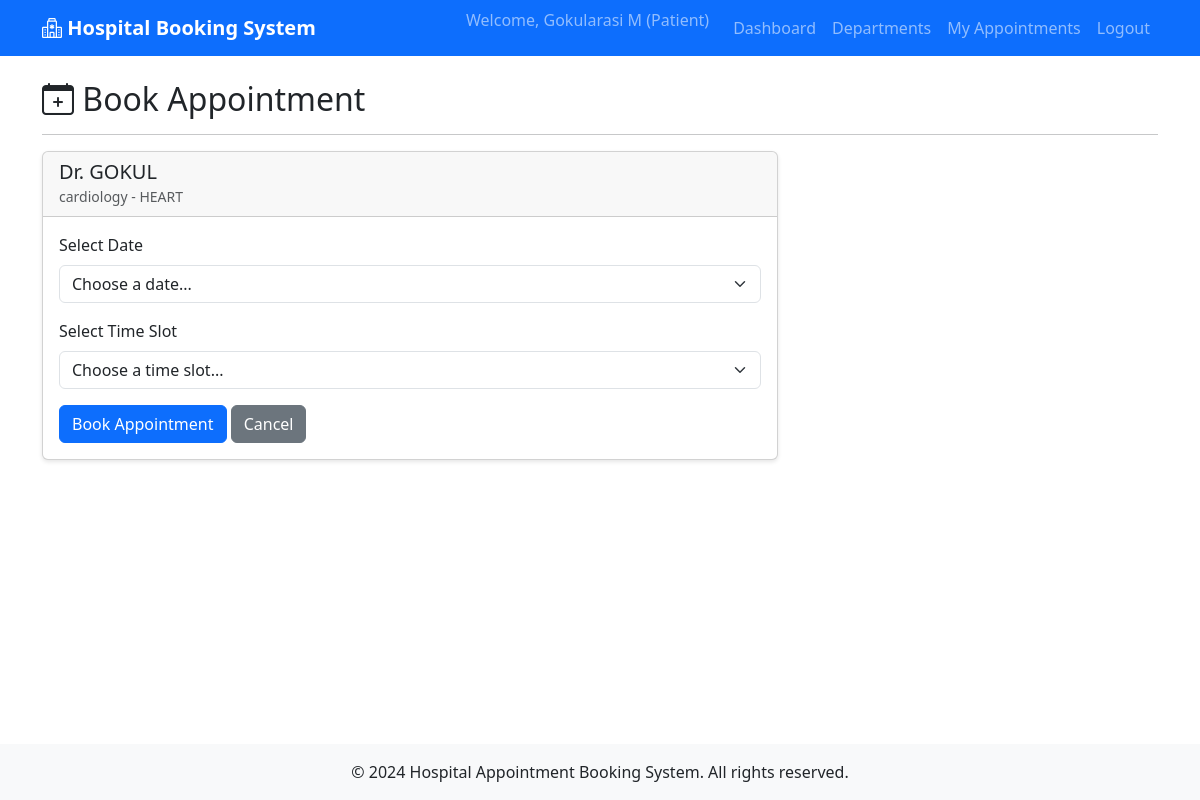
/patient/book/1 (signed in), run on the app's committed database.
### app/models/doctor.py (models this page shows, shortened)
class Doctor(db.Model):
    __tablename__ = 'doctors'
    id = db.Column(db.Integer, primary_key=True)
    name = db.Column(db.String(100), nullable=False)
    department = db.Column(db.String(100), nullable=False)
    specialization = db.Column(db.String(200), nullable=False)
    user_id = db.Column(db.Integer, db.ForeignKey('users.id'), nullable=True)
    availabilities = db.relationship('Availability', backref='doctor', lazy=True, cascade='all, delete-orphan')
    appointments = db.relationship('Appointment', backref='doctor', lazy=True)
    appointments = db.relationship(
    'Appointment',
    back_populates='doctor',
    cascade='all, delete'
)

### app/routes/patient.py (the view, shortened to what this page needs)
@patient_bp.route('/book/<int:doctor_id>', methods=['GET', 'POST'])
@login_required
def book_appointment(doctor_id):
    doctor = Doctor.query.get_or_404(doctor_id)
    patient_id = session.get('user_id')
    today = date.today()
    available_dates = []
    for i in range(30):
        check_date = today + timedelta(days=i)
        availabilities = Availability.query.filter_by(
            doctor_id=doctor_id,
            date=check_date,
            is_available=True
        ).all()
        if availabilities:
            available_dates.append({
                'date': check_date.strftime('%Y-%m-%d'),
                'date_obj': check_date,
                'slots': [av.time_slot for av in availabilities]
            })
    return render_template('patient/book_appointment.html', doctor=doctor, available_dates=available_dates)

### app/routes/patient.py (called while the page is built)
def login_required(f):
    @wraps(f)
    def decorated_function(*args, **kwargs):
        if 'user_id' not in session or session.get('user_role') != 'patient':
            flash('Please login as a patient to access this page', 'error')
            return redirect(url_for('auth.login'))
        return f(*args, **kwargs)
    return decorated_function

### app/templates/patient/book_appointment.html (shortened to what this page needs)
{% extends "base.html" %}
{% block content %}
<div class="row">
    <div class="col-md-12">
        <h2><i class="bi bi-calendar-plus"></i> Book Appointment</h2>
        <hr>
    </div>
</div>
<div class="row">
    <div class="col-md-8">
        <div class="card">
            <div class="card-header">
                <h5 class="mb-0">Dr. {{ doctor.name }}</h5>
                <small class="text-muted">{{ doctor.department }} - {{ doctor.specialization }}</small>
            </div>
            <div class="card-body">
                <form method="POST">
                    <div class="mb-3">
                        <label for="date" class="form-label">Select Date</label>
                        <select class="form-select" id="date" name="date" required onchange="updateTimeSlots()">
                            <option value="">Choose a date...</option>
                        </select>
                    </div>
                    <div class="mb-3">
                        <label for="time_slot" class="form-label">Select Time Slot</label>
                        <select class="form-select" id="time_slot" name="time_slot" required>
                            <option value="">Choose a time slot...</option>
                        </select>
                    </div>
                    <button type="submit" class="btn btn-primary">Book Appointment</button>
                    <a href="{{ url_for('patient.doctors') }}" class="btn btn-secondary">Cancel</a>
                </form>
            </div>
        </div>
    </div>
</div>
{% endblock %}

### app/templates/base.html (style rules this page uses)
body { min-height: 100vh; display: flex; flex-direction: column; }
.card { box-shadow: 0 2px 4px rgba(0,0,0,0.1); margin-bottom: 20px; }

### data on the page
Doctor: name "GOKUL", department "cardiology", specialization "HEART"

### other printed values
{{ session.user_name }} "Gokularasi M"
{{ session.user_role|title }} "Patient"
